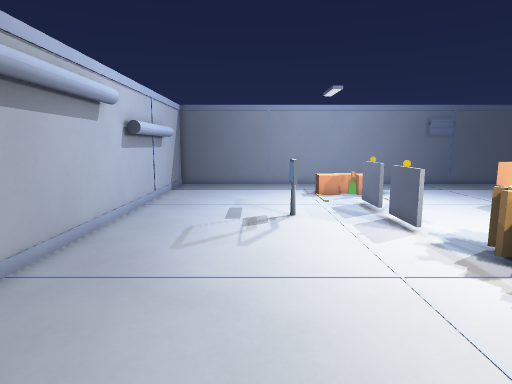
[1] (above)

17 first-person views from a walk through a 3-D level made in the Godot game engine. The camera is 1.5 m above the floor, tilts 8° down and sees 75° across. The floor is counted in squares, 0.5 m on a side. Each view is taken from the middle of a square. On the plan, view 1 faces up. The plan holds only what a view shows up to about 20 squares ahead; the rest is blank.

[2]
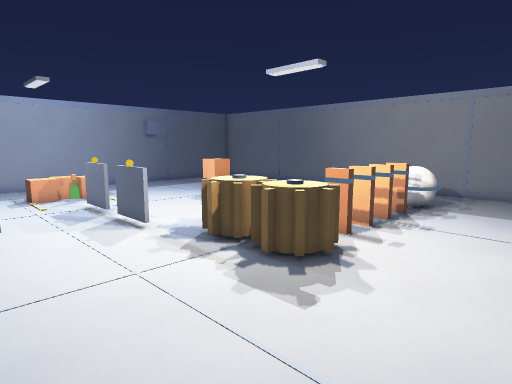

[3]
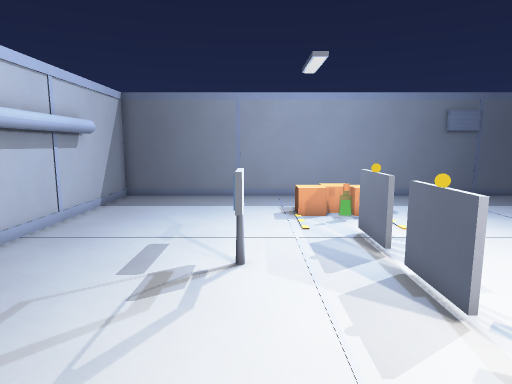

[4]
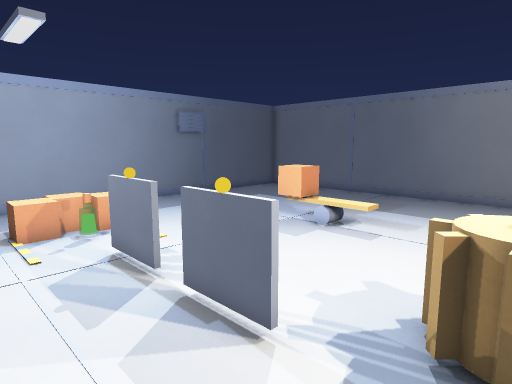

[5]
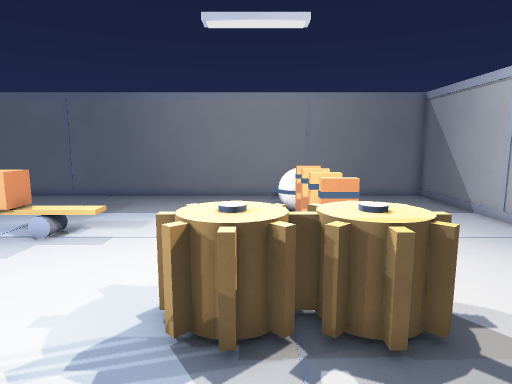

[6]
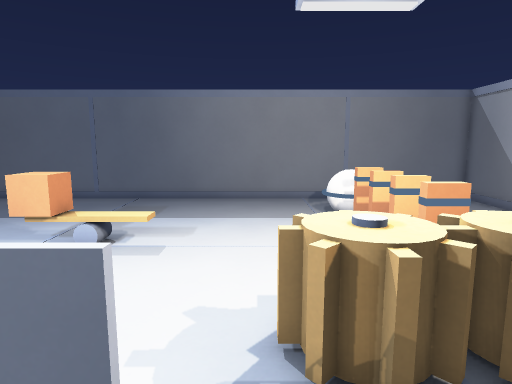

[7]
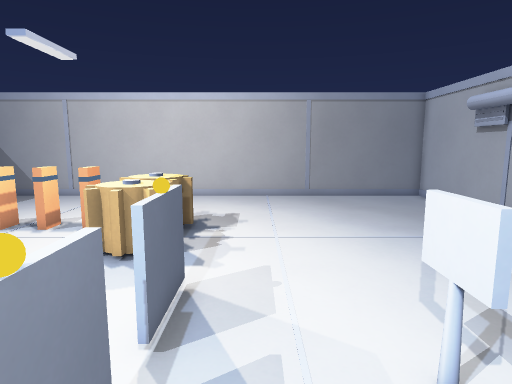

[8]
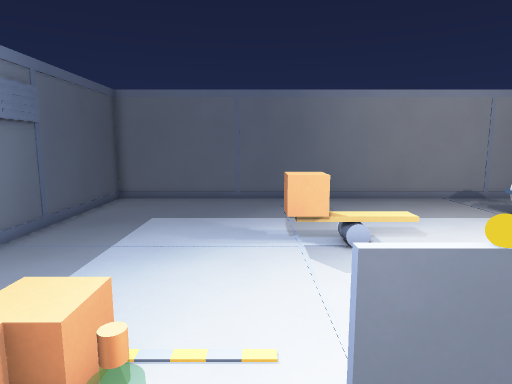

[9]
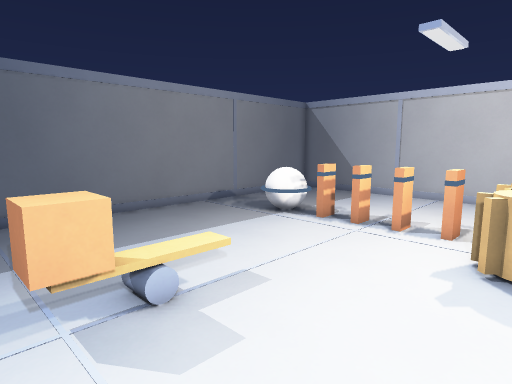

[10]
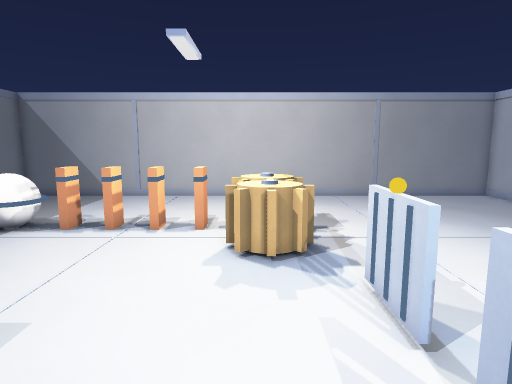

[11]
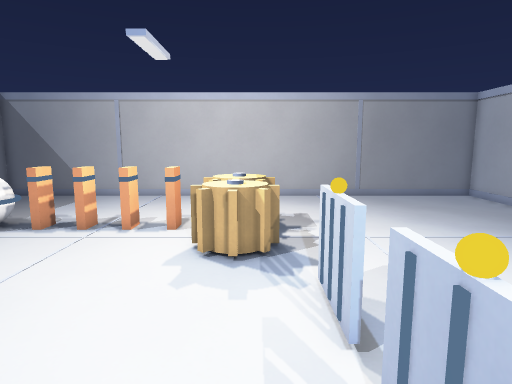

[12]
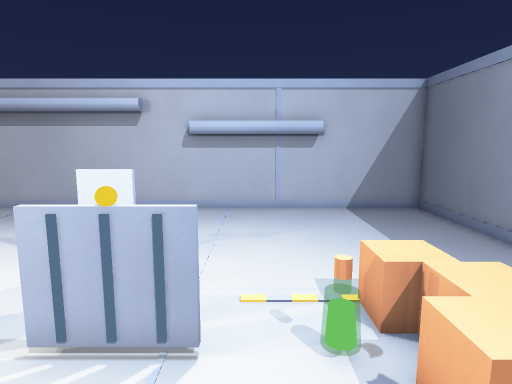

[13]
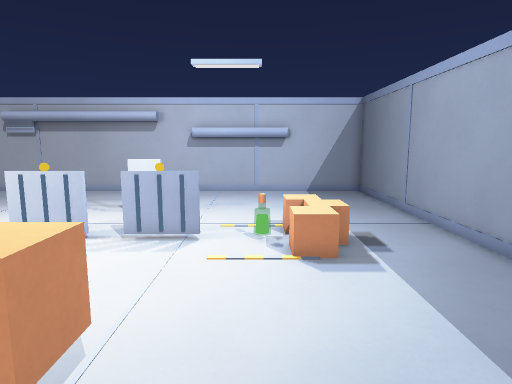

[14]
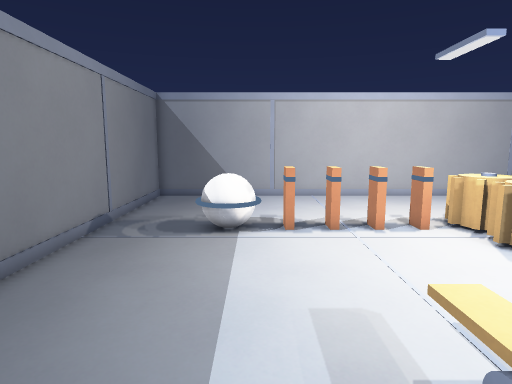

[15]
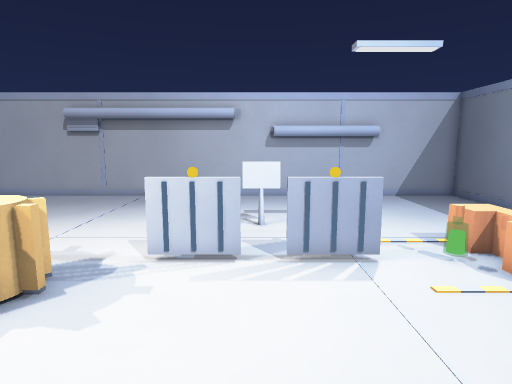

[16]
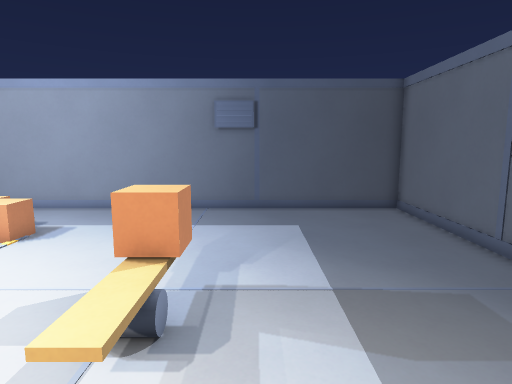

[17]
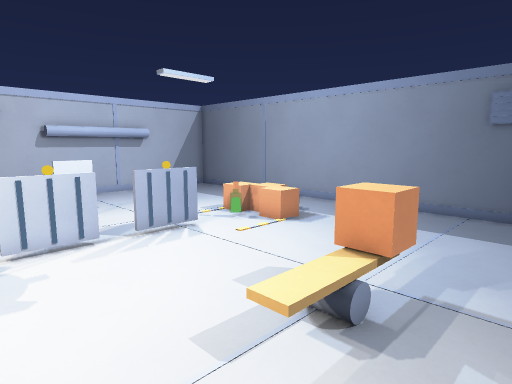

### Floor plan
Points are (right, up) in squares from view 1. A wall is a line through its corners. A room is listed if a view was taken in it or the views show most of it. See-through windows are left out.
Room 1 (views 1, 2, 3, 4, 5, 6, 7, 8, 9, 10, 11, 12, 13, 14, 15, 16, 17)
walls: (5.5, 12.4) (5.5, 13.6); (5.7, 13.6) (5.7, 12.4); (5.5, 14.8) (5.5, 17.2); (5.7, 17.2) (5.7, 14.8); (11.4, 6.4) (11.7, 6.4); (10.1, 5.5) (9.8, 5.5) (9.8, 6.4) (10.1, 6.4); (11.7, 5.5) (11.4, 5.5); (13.3, 6.5) (13.3, 5.5); (14.6, 5.5) (14.6, 6.4) (14.9, 6.4) (14.9, 5.6); (-5.8, -1.8) (21.8, -1.8) (21.8, 25.8) (-5.8, 25.8) (-5.8, -1.8)
ways out: gap at (11, 6)
objects: monitor (1, 14) to (2, 15); crate (4, 20) to (5, 21); crate (5, 21) to (6, 22); other object (6, 5) to (9, 7); other object (6, 8) to (9, 10); ball (6, 12); other object (6, 19); crate (6, 20) to (7, 21); crate (12, 16) to (14, 17); other object (16, 5) to (18, 7)

Positions as (right, up) in squares from view 1, and headings:
1: (0, 0), facing up
2: (0, 0), facing up-right
3: (2, 6), facing up
4: (2, 8), facing up-right
5: (2, 8), facing right
6: (3, 10), facing right
7: (4, 18), facing down
8: (3, 18), facing right
9: (7, 18), facing down-right
10: (8, 18), facing down
11: (7, 18), facing down
12: (10, 18), facing left
13: (16, 19), facing left
14: (16, 18), facing down
15: (14, 14), facing left
16: (15, 10), facing up
17: (16, 10), facing up-left
